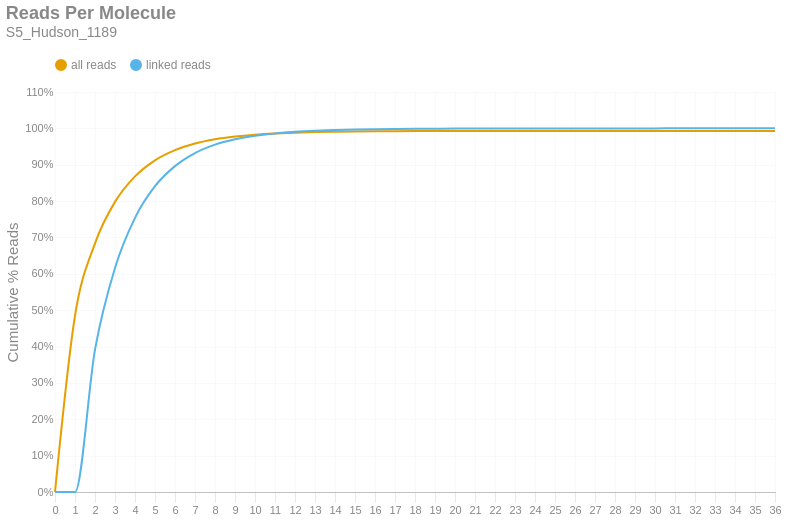

Notebook source saved alongside this figure:
### Markdown cell above
### Reads per Molecule
This chart shows the cumulative distribution of the number of reads per linked molecule. That is, how many alignments are associated with a unique molecule. This excludes the number of reads associated with invalid or absent linked-read barcodes. The `linked` histogram is the percentages recalculated when disregarding singletons.

### Code cell
if SKIPLR:
    print_html(f"Skipped")
else:
    counts = np.bincount(valids['reads'].cast(pl.Int64).to_numpy())
    weighted = counts * np.arange(len(counts))
    all_perc = weighted / n_reads
    linked_perc = weighted / n_linked_reads
    linked_perc[1] = 0
    binned_df = pl.DataFrame({
        'readsper': list(range(len(counts))),
        'all reads (cumsum)': np.cumsum(all_perc).tolist(),
        'linked reads (cumsum)': np.cumsum(linked_perc).tolist(),
    })

    with SafeRender(binned_df):
        (
            density_plot(binned_df, 'Reads Per Molecule', samplename, 'readspmol')
            .encode(
                x=alt.X('readsper:O', title=None).axis(labelAngle=0).scale(padding=0),
                y=alt.Y('value:Q', title='Cumulative % Reads').axis(format='%').stack(False),
                color=alt.Color("key:N").scale(domain=["all reads", "linked reads"]),
                tooltip=[
                    alt.Tooltip("key:N", title="Data Type"),
                    alt.Tooltip("readsper:O", title="Reads Per Molecule"),
                    alt.Tooltip("value:Q", format=".2%", title="% Reads (Cum.)")
                ]            
            )
        ).display()

### Figure 1 — Vega-Lite specification as saved in the notebook (floating-point values rounded to 4 significant figures)
{"width": "container", "height": 400, "config": {"title": {"anchor": "start", "dy": -15, "fontSize": 18, "color": "#888888", "subtitleColor": "#888888", "subtitleFontSize": 14}, "arc": {"fill": "#0072B2"}, "axis": {"domainColor": "#888888", "domainWidth": 0.5, "gridWidth": 0.2, "grid": false, "titleFontWeight": 400, "titleFontSize": 15, "labelFontSize": 11, "labelColor": "#888888", "tickColor": "#888888", "tickWidth": 0.2, "titleColor": "#888888"}, "axisBand": {"grid": false}, "axisX": {"grid": true, "tickSize": 10, "domainCap": "round"}, "axisY": {"domain": false, "grid": true, "tickSize": 0, "domainCap": "round"}, "background": "transparent", "header": {"labelFontSize": 15, "labelColor": "#888888", "titleFontSize": 15, "titleFontWeight": 600, "titleColor": "#888888"}, "legend": {"labelFont": "sans-serif", "labelFontSize": 12, "labelColor": "#888888", "symbolSize": 100, "symbolType": "circle", "titleFontSize": 12, "titlePadding": 10, "titleColor": "#888888", "title": null, "orient": "top"}, "range": {"category": ["#E69F00", "#56B4E9", "#009E73", "#F0E442", "#0072B2", "#D55E00", "#CC79A7", "#000000"], "diverging": ["#cfe8f3", "#a2d4ec", "#73bfe2", "#46abdb", "#1696d2", "#12719e"]}, "area": {"fill": "#0072B2", "fillOpacity": 0.7, "line": true, "strokeOpacity": 0.7}, "line": {"color": "#0072B2", "stroke": "#0072B2", "strokeWidth": 2}, "trail": {"color": "#0072B2", "stroke": "#0072B2", "strokeWidth": 0, "size": 1}, "point": {"filled": true, "fillOpacity": 1.0, "size": 95}, "text": {"color": "#888888", "fontSize": 11, "align": "right", "fontWeight": 400, "size": 11}, "bar": {"fill": "#0072B2", "stroke": null}, "view": {"stroke": null, "continuousWidth": 660, "continuousHeight": 400}}, "data": {"name": "data-b562e7e03ba498151c0ca3eadd261a7d"}, "mark": {"type": "line", "interpolate": "monotone", "point": {"opacity": 0, "size": 275}}, "encoding": {"color": {"field": "key", "scale": {"domain": ["all reads", "linked reads"]}, "type": "nominal"}, "tooltip": [{"field": "key", "title": "Data Type", "type": "nominal"}, {"field": "readsper", "title": "Reads Per Molecule", "type": "ordinal"}, {"field": "value", "format": ".2%", "title": "% Reads (Cum.)", "type": "quantitative"}], "x": {"axis": {"labelAngle": 0}, "field": "readsper", "scale": {"padding": 0}, "title": null, "type": "ordinal"}, "y": {"axis": {"format": "%"}, "field": "value", "stack": false, "title": "Cumulative % Reads", "type": "quantitative"}}, "params": [{"name": "param_c36ac31b6afebe62", "select": {"type": "point", "fields": ["key"]}, "bind": "legend"}], "title": {"text": "Reads Per Molecule", "subtitle": "S5_Hudson_1189"}, "transform": [{"fold": ["all reads (cumsum)", "linked reads (cumsum)"]}, {"calculate": "replace(datum.key, ' (cumsum)', '')", "as": "key"}, {"filter": {"param": "param_c36ac31b6afebe62"}}], "usermeta": {"embedOptions": {"downloadFileName": "S5_Hudson_1189.readspmol"}}, "$schema": "https://vega.github.io/schema/vega-lite/v6.1.0.json", "datasets": {"data-b562e7e03ba498151c0ca3eadd261a7d": [{"readsper": 0, "all reads (cumsum)": 0.0, "linked reads (cumsum)": 0.0}, {"readsper": 1, "all reads (cumsum)": 0.4847, "linked reads (cumsum)": 0.0}, {"readsper": 2, "all reads (cumsum)": 0.6838, "linked reads (cumsum)": 0.3915}, {"readsper": 3, "all reads (cumsum)": 0.7978, "linked reads (cumsum)": 0.6159}, {"readsper": 4, "all reads (cumsum)": 0.868, "linked reads (cumsum)": 0.7539}, {"readsper": 5, "all reads (cumsum)": 0.9122, "linked reads (cumsum)": 0.8409}, {"readsper": 6, "all reads (cumsum)": 0.9402, "linked reads (cumsum)": 0.8961}, {"readsper": 7, "all reads (cumsum)": 0.9584, "linked reads (cumsum)": 0.932}, {"readsper": 8, "all reads (cumsum)": 0.9702, "linked reads (cumsum)": 0.9551}, {"readsper": 9, "all reads (cumsum)": 0.9777, "linked reads (cumsum)": 0.9699}, {"readsper": 10, "all reads (cumsum)": 0.9827, "linked reads (cumsum)": 0.9797}, {"readsper": 11, "all reads (cumsum)": 0.9859, "linked reads (cumsum)": 0.9861}, {"readsper": 12, "all reads (cumsum)": 0.9882, "linked reads (cumsum)": 0.9905}, {"readsper": 13, "all reads (cumsum)": 0.9897, "linked reads (cumsum)": 0.9935}, {"readsper": 14, "all reads (cumsum)": 0.9908, "linked reads (cumsum)": 0.9956}, {"readsper": 15, "all reads (cumsum)": 0.9914, "linked reads (cumsum)": 0.9969}, {"readsper": 16, "all reads (cumsum)": 0.9919, "linked reads (cumsum)": 0.9978}, {"readsper": 17, "all reads (cumsum)": 0.9922, "linked reads (cumsum)": 0.9984}, {"readsper": 18, "all reads (cumsum)": 0.9925, "linked reads (cumsum)": 0.9989}, {"readsper": 19, "all reads (cumsum)": 0.9926, "linked reads (cumsum)": 0.9992}, {"readsper": 20, "all reads (cumsum)": 0.9927, "linked reads (cumsum)": 0.9994}, {"readsper": 21, "all reads (cumsum)": 0.9928, "linked reads (cumsum)": 0.9996}, {"readsper": 22, "all reads (cumsum)": 0.9929, "linked reads (cumsum)": 0.9997}, {"readsper": 23, "all reads (cumsum)": 0.9929, "linked reads (cumsum)": 0.9998}, {"readsper": 24, "all reads (cumsum)": 0.9929, "linked reads (cumsum)": 0.9998}, {"readsper": 25, "all reads (cumsum)": 0.993, "linked reads (cumsum)": 0.9998}, {"readsper": 26, "all reads (cumsum)": 0.993, "linked reads (cumsum)": 0.9999}, {"readsper": 27, "all reads (cumsum)": 0.993, "linked reads (cumsum)": 0.9999}, {"readsper": 28, "all reads (cumsum)": 0.993, "linked reads (cumsum)": 0.9999}, {"readsper": 29, "all reads (cumsum)": 0.993, "linked reads (cumsum)": 1.0}, {"readsper": 30, "all reads (cumsum)": 0.993, "linked reads (cumsum)": 1.0}, {"readsper": 31, "all reads (cumsum)": 0.993, "linked reads (cumsum)": 1.0}, {"readsper": 32, "all reads (cumsum)": 0.993, "linked reads (cumsum)": 1.0}, {"readsper": 33, "all reads (cumsum)": 0.993, "linked reads (cumsum)": 1.0}, {"readsper": 34, "all reads (cumsum)": 0.993, "linked reads (cumsum)": 1.0}, {"readsper": 35, "all reads (cumsum)": 0.993, "linked reads (cumsum)": 1.0}, {"readsper": 36, "all reads (cumsum)": 0.993, "linked reads (cumsum)": 1.0}]}}
